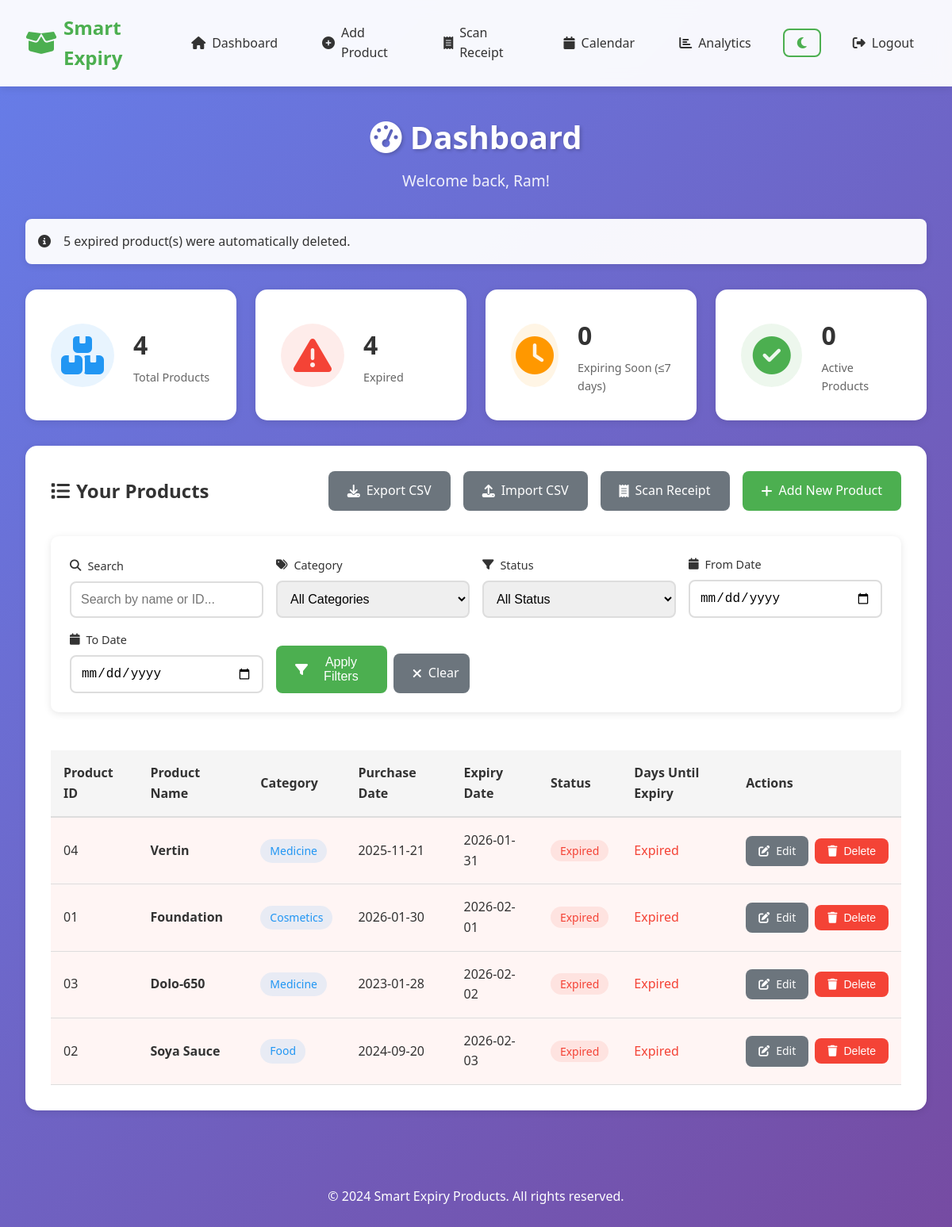
The page /dashboard (signed in) on the database its author committed.
### app.py (models this page shows)
class User(UserMixin, db.Model):
    id = db.Column(db.Integer, primary_key=True)
    username = db.Column(db.String(80), unique=True, nullable=False)
    email = db.Column(db.String(120), unique=True, nullable=False)
    password_hash = db.Column(db.String(255), nullable=False)
    created_at = db.Column(db.DateTime, default=datetime.utcnow)
    reset_token = db.Column(db.String(100), nullable=True)
    reset_token_expiry = db.Column(db.DateTime, nullable=True)
    products = db.relationship('Product', backref='user', lazy=True, cascade='all, delete-orphan')

class Product(db.Model):
    id = db.Column(db.Integer, primary_key=True)
    product_id = db.Column(db.String(100), nullable=False)
    product_name = db.Column(db.String(200), nullable=False)
    category = db.Column(db.String(100), nullable=True, default='General')
    purchase_date = db.Column(db.Date, nullable=False)
    expiry_date = db.Column(db.Date, nullable=False)
    user_id = db.Column(
        db.Integer,
        db.ForeignKey('user.id', ondelete='CASCADE'),
        nullable=False,
    )
    created_at = db.Column(db.DateTime, default=datetime.utcnow)
    def is_expired(self):
        return datetime.now().date() > self.expiry_date
    def days_until_expiry(self):
        delta = self.expiry_date - datetime.now().date()
        return delta.days

### app.py (the view, shortened to what this page needs)
@app.route('/dashboard')
@login_required
def dashboard():
    deleted_count = delete_expired_products()
    search_query = request.args.get('search', '')
    category_filter = request.args.get('category', '')
    status_filter = request.args.get('status', '')
    date_from = request.args.get('date_from', '')
    date_to = request.args.get('date_to', '')
    query = Product.query.filter_by(user_id=current_user.id)
    if search_query:
        query = query.filter(or_(
            Product.product_name.ilike(f'%{search_query}%'),
            Product.product_id.ilike(f'%{search_query}%')
        ))
    if category_filter:
        query = query.filter(Product.category == category_filter)
    if date_from:
        try:
            date_from_obj = datetime.strptime(date_from, '%Y-%m-%d').date()
            query = query.filter(Product.expiry_date >= date_from_obj)
        except ValueError:
            pass
    if date_to:
        try:
            date_to_obj = datetime.strptime(date_to, '%Y-%m-%d').date()
            query = query.filter(Product.expiry_date <= date_to_obj)
        except ValueError:
            pass
    products = query.order_by(Product.expiry_date).all()
    all_products = Product.query.filter_by(user_id=current_user.id).all()
    categories = sorted(set([p.category for p in all_products if p.category]))
    total_products = len(all_products)
    expired_count = sum(1 for p in all_products if p.is_expired())
    expiring_soon = sum(1 for p in all_products if 0 <= p.days_until_expiry() <= 7 and not p.is_expired())
    return render_template('dashboard.html',
                         products=products,
                         total_products=total_products,
                         expired_count=expired_count,
                         expiring_soon=expiring_soon,
                         deleted_count=deleted_count,
                         categories=categories,
                         search_query=search_query,
                         category_filter=category_filter,
                         status_filter=status_filter,
                         date_from=date_from,
                         date_to=date_to)

### app.py (called while the page is built)
@login_manager.user_loader
def load_user(user_id):
    return User.query.get(int(user_id))

def delete_expired_products():
    expired = Product.query.filter(Product.expiry_date < datetime.now().date()).count()
    return expired

### templates/dashboard.html (shortened to what this page needs)
{% extends "base.html" %}
{% block content %}
<div class="dashboard-container">
    <div class="dashboard-header">
        <h1><i class="fas fa-tachometer-alt"></i> Dashboard</h1>
        <p>Welcome back, {{ current_user.username }}!</p>
    </div>
    {% if deleted_count > 0 %}
    <div class="info-banner">
        <i class="fas fa-info-circle"></i>
        <span>{{ deleted_count }} expired product(s) were automatically deleted.</span>
    </div>
    {% endif %}
    <div class="stats-grid">
        <div class="stat-card stat-primary">
            <div class="stat-icon">
                <i class="fas fa-boxes"></i>
            </div>
            <div class="stat-content">
                <h3>{{ total_products }}</h3>
                <p>Total Products</p>
            </div>
        </div>
        <div class="stat-card stat-danger">
            <div class="stat-icon">
                <i class="fas fa-exclamation-triangle"></i>
            </div>
            <div class="stat-content">
                <h3>{{ expired_count }}</h3>
                <p>Expired</p>
            </div>
        </div>
        <div class="stat-card stat-warning">
            <div class="stat-icon">
                <i class="fas fa-clock"></i>
            </div>
            <div class="stat-content">
                <h3>{{ expiring_soon }}</h3>
                <p>Expiring Soon (≤7 days)</p>
            </div>
        </div>
        <div class="stat-card stat-success">
            <div class="stat-icon">
                <i class="fas fa-check-circle"></i>
            </div>
            <div class="stat-content">
                <h3>{{ total_products - expired_count }}</h3>
                <p>Active Products</p>
            </div>
        </div>
    </div>
    <div class="products-section">
        <div class="section-header">
            <h2><i class="fas fa-list"></i> Your Products</h2>
            <div class="header-actions">
                <a href="{{ url_for('export_products') }}" class="btn btn-secondary">
                    <i class="fas fa-download"></i> Export CSV
                </a>
                <a href="{{ url_for('import_products') }}" class="btn btn-secondary">
                    <i class="fas fa-upload"></i> Import CSV
                </a>
                <a href="{{ url_for('scan_receipt') }}" class="btn btn-secondary">
                    <i class="fas fa-receipt"></i> Scan Receipt
                </a>
                <a href="{{ url_for('add_product') }}" class="btn btn-primary">
                    <i class="fas fa-plus"></i> Add New Product
                </a>
            </div>
        </div>
        <div class="filter-section">
            <form method="GET" action="{{ url_for('dashboard') }}" class="filter-form">
                <div class="filter-row">
                    <div class="filter-group">
                        <label><i class="fas fa-search"></i> Search</label>
                        <input type="text" name="search" value="{{ search_query }}" placeholder="Search by name or ID...">
                    </div>
                    <div class="filter-group">
                        <label><i class="fas fa-tags"></i> Category</label>
                        <select name="category">
                            <option value="">All Categories</option>
                        </select>
                    </div>
                    <div class="filter-group">
                        <label><i class="fas fa-filter"></i> Status</label>
                        <select name="status">
                            <option value="">All Status</option>
                        </select>
                    </div>
                    <div class="filter-group">
                        <label><i class="fas fa-calendar"></i> From Date</label>
                        <input type="date" name="date_from" value="{{ date_from }}">
                    </div>
                    <div class="filter-group">
                        <label><i class="fas fa-calendar"></i> To Date</label>
                        <input type="date" name="date_to" value="{{ date_to }}">
                    </div>
                    <div class="filter-actions">
                        <button type="submit" class="btn btn-primary">
                            <i class="fas fa-filter"></i> Apply Filters
                        </button>
                        <a href="{{ url_for('dashboard') }}" class="btn btn-secondary">
                            <i class="fas fa-times"></i> Clear
                        </a>
                    </div>
                </div>
            </form>
        </div>
        {% if products %}
        <div class="products-table-container">
            <table class="products-table">
                <thead>
                    <tr>
                        <th>Product ID</th>
                        <th>Product Name</th>
                        <th>Category</th>
                        <th>Purchase Date</th>
                        <th>Expiry Date</th>
                        <th>Status</th>
                        <th>Days Until Expiry</th>
                        <th>Actions</th>
                    </tr>
                </thead>
                <tbody>
                    {% for product in products %}
                    <tr class="product-row {% if product.is_expired() %}expired{% elif product.days_until_expiry() <= 7 %}expiring-soon{% endif %}">
                        <td>{{ product.product_id }}</td>
                        <td><strong>{{ product.product_name }}</strong></td>
                        <td><span class="category-badge">{{ product.category or 'General' }}</span></td>
                        <td>{{ product.purchase_date.strftime('%Y-%m-%d') }}</td>
                        <td>{{ product.expiry_date.strftime('%Y-%m-%d') }}</td>
                        <td>
                            {% if product.is_expired() %}
                                <span class="badge badge-danger">Expired</span>
                            {% elif product.days_until_expiry() <= 7 %}
                                <span class="badge badge-warning">Expiring Soon</span>
                            {% else %}
                                <span class="badge badge-success">Active</span>
                            {% endif %}
                        </td>
                        <td>
                            {% if product.is_expired() %}
                                <span class="text-danger">Expired</span>
                            {% else %}
                                {{ product.days_until_expiry() }} days
                            {% endif %}
                        </td>
                        <td>
                            <div class="action-buttons">
                                <a href="{{ url_for('edit_product', product_id=product.id) }}" class="btn btn-secondary btn-sm">
                                    <i class="fas fa-edit"></i> Edit
                                </a>
                                <form method="POST" action="{{ url_for('delete_product', product_id=product.id) }}"
                                      onsubmit="return confirm('Are you sure you want to delete this product?');"
                                      class="delete-form">
                                    <button type="submit" class="btn btn-danger btn-sm">
                                        <i class="fas fa-trash"></i> Delete
                                    </button>
                                </form>
                            </div>
                        </td>
                    </tr>
                    {% endfor %}
                </tbody>
            </table>
        </div>
        {% endif %}
    </div>
</div>
{% endblock %}

### rows shown on the page
User: username "Ram"
Product: product_id "04", product_name "Vertin", category "Medicine", purchase_date "2025-11-21", expiry_date "2026-01-31", shows "Expired"
Product: product_id "01", product_name "Foundation", category "Cosmetics", purchase_date "2026-01-30", expiry_date "2026-02-01", shows "Expired"
Product: product_id "03", product_name "Dolo-650", category "Medicine", purchase_date "2023-01-28", expiry_date "2026-02-02", shows "Expired"
Product: product_id "02", product_name "Soya Sauce", category "Food", purchase_date "2024-09-20", expiry_date "2026-02-03", shows "Expired"

### other values the page prints
{{ deleted_count }} "5"
{{ total_products }} "4"
{{ expired_count }} "4"
{{ expiring_soon }} "0"
{{ total_products - expired_count }} "0"
